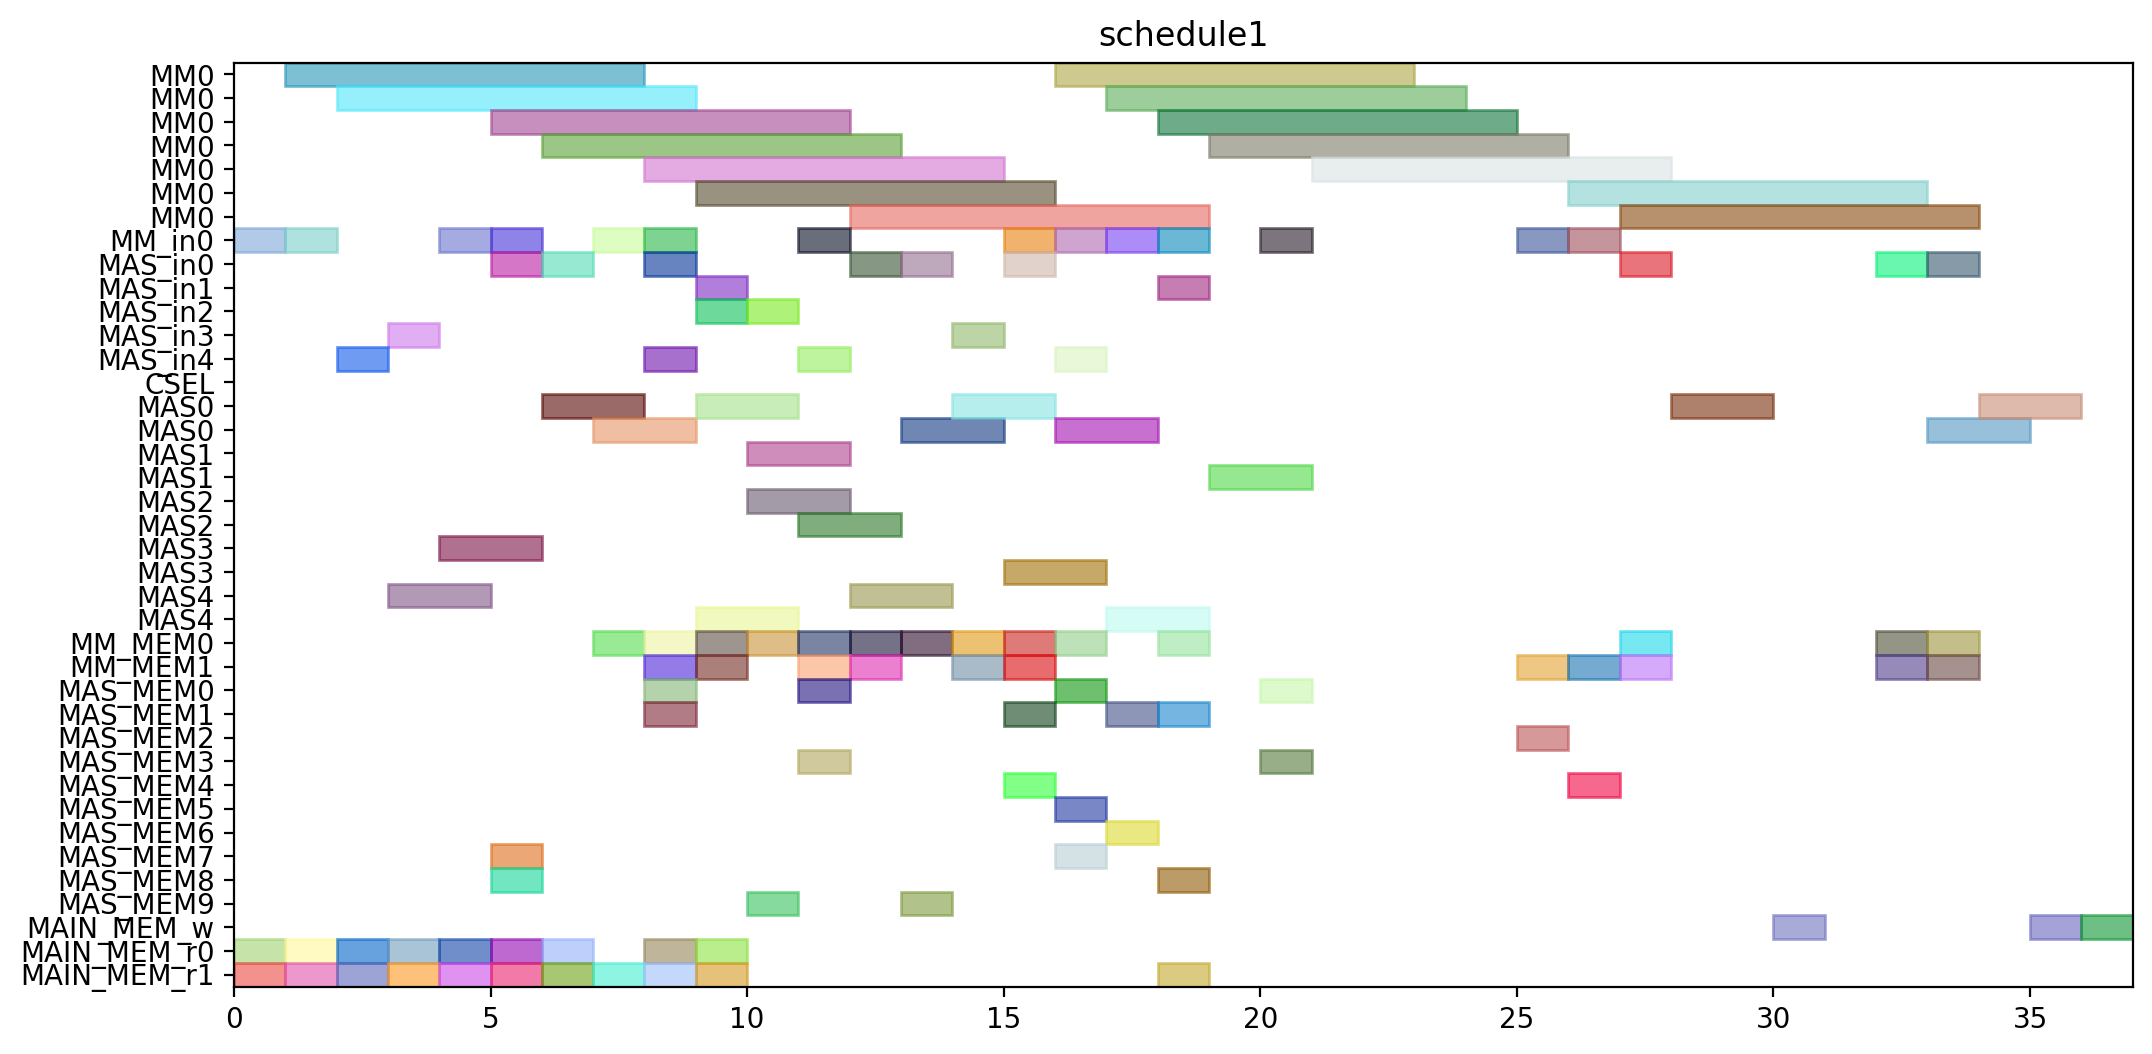

Generate this figure with Python:
from pyschedule import Scenario, solvers, plotters, alt


def solve():
	horizon = 148
	S = Scenario("schedule1", horizon=horizon)

	# resource
	MM = S.Resources('MM', num=1, size=7)
	MM_in = S.Resources('MM_in', num=1)
	MAS_in = S.Resources('MAS_in', num=5)
	CSEL = S.Resource('CSEL')
	MAS = S.Resources('MAS', num=5, size=2, periods=range(1, horizon))
	MM_MEM = S.Resources('MM_MEM', num=2)
	MAS_MEM = S.Resources('MAS_MEM', num=10)
	MAIN_MEM_w = S.Resource('MAIN_MEM_w', size=1)
	MAIN_MEM_r = S.Resources('MAIN_MEM_r', num=2)

	# result of previous scheduling
	t2_in = S.Task('t2_in', length=1, delay_cost=1)
	S += t2_in >= 0
	t2_in += MM_in[0]

	t2_mem0 = S.Task('t2_mem0', length=1, delay_cost=1)
	S += t2_mem0 >= 0
	t2_mem0 += MAIN_MEM_r[0]

	t2_mem1 = S.Task('t2_mem1', length=1, delay_cost=1)
	S += t2_mem1 >= 0
	t2_mem1 += MAIN_MEM_r[1]

	t0_in = S.Task('t0_in', length=1, delay_cost=1)
	S += t0_in >= 1
	t0_in += MM_in[0]

	t0_mem0 = S.Task('t0_mem0', length=1, delay_cost=1)
	S += t0_mem0 >= 1
	t0_mem0 += MAIN_MEM_r[0]

	t0_mem1 = S.Task('t0_mem1', length=1, delay_cost=1)
	S += t0_mem1 >= 1
	t0_mem1 += MAIN_MEM_r[1]

	t2 = S.Task('t2', length=7, delay_cost=1)
	S += t2 >= 1
	t2 += MM[0]

	t0 = S.Task('t0', length=7, delay_cost=1)
	S += t0 >= 2
	t0 += MM[0]

	t3_in = S.Task('t3_in', length=1, delay_cost=1)
	S += t3_in >= 2
	t3_in += MAS_in[4]

	t3_mem0 = S.Task('t3_mem0', length=1, delay_cost=1)
	S += t3_mem0 >= 2
	t3_mem0 += MAIN_MEM_r[0]

	t3_mem1 = S.Task('t3_mem1', length=1, delay_cost=1)
	S += t3_mem1 >= 2
	t3_mem1 += MAIN_MEM_r[1]

	t3 = S.Task('t3', length=2, delay_cost=1)
	S += t3 >= 3
	t3 += MAS[4]

	t4_in = S.Task('t4_in', length=1, delay_cost=1)
	S += t4_in >= 3
	t4_in += MAS_in[3]

	t4_mem0 = S.Task('t4_mem0', length=1, delay_cost=1)
	S += t4_mem0 >= 3
	t4_mem0 += MAIN_MEM_r[0]

	t4_mem1 = S.Task('t4_mem1', length=1, delay_cost=1)
	S += t4_mem1 >= 3
	t4_mem1 += MAIN_MEM_r[1]

	t1_in = S.Task('t1_in', length=1, delay_cost=1)
	S += t1_in >= 4
	t1_in += MM_in[0]

	t1_mem0 = S.Task('t1_mem0', length=1, delay_cost=1)
	S += t1_mem0 >= 4
	t1_mem0 += MAIN_MEM_r[0]

	t1_mem1 = S.Task('t1_mem1', length=1, delay_cost=1)
	S += t1_mem1 >= 4
	t1_mem1 += MAIN_MEM_r[1]

	t4 = S.Task('t4', length=2, delay_cost=1)
	S += t4 >= 4
	t4 += MAS[3]

	t1 = S.Task('t1', length=7, delay_cost=1)
	S += t1 >= 5
	t1 += MM[0]

	t14_in = S.Task('t14_in', length=1, delay_cost=1)
	S += t14_in >= 5
	t14_in += MAS_in[0]

	t14_mem0 = S.Task('t14_mem0', length=1, delay_cost=1)
	S += t14_mem0 >= 5
	t14_mem0 += MAIN_MEM_r[0]

	t14_mem1 = S.Task('t14_mem1', length=1, delay_cost=1)
	S += t14_mem1 >= 5
	t14_mem1 += MAIN_MEM_r[1]

	t5_in = S.Task('t5_in', length=1, delay_cost=1)
	S += t5_in >= 5
	t5_in += MM_in[0]

	t5_mem0 = S.Task('t5_mem0', length=1, delay_cost=1)
	S += t5_mem0 >= 5
	t5_mem0 += MAS_MEM[8]

	t5_mem1 = S.Task('t5_mem1', length=1, delay_cost=1)
	S += t5_mem1 >= 5
	t5_mem1 += MAS_MEM[7]

	t13_in = S.Task('t13_in', length=1, delay_cost=1)
	S += t13_in >= 6
	t13_in += MAS_in[0]

	t13_mem0 = S.Task('t13_mem0', length=1, delay_cost=1)
	S += t13_mem0 >= 6
	t13_mem0 += MAIN_MEM_r[0]

	t13_mem1 = S.Task('t13_mem1', length=1, delay_cost=1)
	S += t13_mem1 >= 6
	t13_mem1 += MAIN_MEM_r[1]

	t14 = S.Task('t14', length=2, delay_cost=1)
	S += t14 >= 6
	t14 += MAS[0]

	t5 = S.Task('t5', length=7, delay_cost=1)
	S += t5 >= 6
	t5 += MM[0]

	t13 = S.Task('t13', length=2, delay_cost=1)
	S += t13 >= 7
	t13 += MAS[0]

	t20_in = S.Task('t20_in', length=1, delay_cost=1)
	S += t20_in >= 7
	t20_in += MM_in[0]

	t20_mem0 = S.Task('t20_mem0', length=1, delay_cost=1)
	S += t20_mem0 >= 7
	t20_mem0 += MM_MEM[0]

	t20_mem1 = S.Task('t20_mem1', length=1, delay_cost=1)
	S += t20_mem1 >= 7
	t20_mem1 += MAIN_MEM_r[1]

	t15_in = S.Task('t15_in', length=1, delay_cost=1)
	S += t15_in >= 8
	t15_in += MM_in[0]

	t15_mem0 = S.Task('t15_mem0', length=1, delay_cost=1)
	S += t15_mem0 >= 8
	t15_mem0 += MAS_MEM[0]

	t15_mem1 = S.Task('t15_mem1', length=1, delay_cost=1)
	S += t15_mem1 >= 8
	t15_mem1 += MAS_MEM[1]

	t18_in = S.Task('t18_in', length=1, delay_cost=1)
	S += t18_in >= 8
	t18_in += MAS_in[4]

	t18_mem0 = S.Task('t18_mem0', length=1, delay_cost=1)
	S += t18_mem0 >= 8
	t18_mem0 += MM_MEM[0]

	t18_mem1 = S.Task('t18_mem1', length=1, delay_cost=1)
	S += t18_mem1 >= 8
	t18_mem1 += MM_MEM[1]

	t20 = S.Task('t20', length=7, delay_cost=1)
	S += t20 >= 8
	t20 += MM[0]

	t8_in = S.Task('t8_in', length=1, delay_cost=1)
	S += t8_in >= 8
	t8_in += MAS_in[0]

	t8_mem0 = S.Task('t8_mem0', length=1, delay_cost=1)
	S += t8_mem0 >= 8
	t8_mem0 += MAIN_MEM_r[0]

	t8_mem1 = S.Task('t8_mem1', length=1, delay_cost=1)
	S += t8_mem1 >= 8
	t8_mem1 += MAIN_MEM_r[1]

	t15 = S.Task('t15', length=7, delay_cost=1)
	S += t15 >= 9
	t15 += MM[0]

	t16_in = S.Task('t16_in', length=1, delay_cost=1)
	S += t16_in >= 9
	t16_in += MAS_in[2]

	t16_mem0 = S.Task('t16_mem0', length=1, delay_cost=1)
	S += t16_mem0 >= 9
	t16_mem0 += MM_MEM[0]

	t16_mem1 = S.Task('t16_mem1', length=1, delay_cost=1)
	S += t16_mem1 >= 9
	t16_mem1 += MM_MEM[1]

	t18 = S.Task('t18', length=2, delay_cost=1)
	S += t18 >= 9
	t18 += MAS[4]

	t8 = S.Task('t8', length=2, delay_cost=1)
	S += t8 >= 9
	t8 += MAS[0]

	t9_in = S.Task('t9_in', length=1, delay_cost=1)
	S += t9_in >= 9
	t9_in += MAS_in[1]

	t9_mem0 = S.Task('t9_mem0', length=1, delay_cost=1)
	S += t9_mem0 >= 9
	t9_mem0 += MAIN_MEM_r[0]

	t9_mem1 = S.Task('t9_mem1', length=1, delay_cost=1)
	S += t9_mem1 >= 9
	t9_mem1 += MAIN_MEM_r[1]

	t16 = S.Task('t16', length=2, delay_cost=1)
	S += t16 >= 10
	t16 += MAS[2]

	t19_in = S.Task('t19_in', length=1, delay_cost=1)
	S += t19_in >= 10
	t19_in += MAS_in[2]

	t19_mem0 = S.Task('t19_mem0', length=1, delay_cost=1)
	S += t19_mem0 >= 10
	t19_mem0 += MM_MEM[0]

	t19_mem1 = S.Task('t19_mem1', length=1, delay_cost=1)
	S += t19_mem1 >= 10
	t19_mem1 += MAS_MEM[9]

	t9 = S.Task('t9', length=2, delay_cost=1)
	S += t9 >= 10
	t9 += MAS[1]

	t10_in = S.Task('t10_in', length=1, delay_cost=1)
	S += t10_in >= 11
	t10_in += MM_in[0]

	t10_mem0 = S.Task('t10_mem0', length=1, delay_cost=1)
	S += t10_mem0 >= 11
	t10_mem0 += MAS_MEM[0]

	t10_mem1 = S.Task('t10_mem1', length=1, delay_cost=1)
	S += t10_mem1 >= 11
	t10_mem1 += MAS_MEM[3]

	t19 = S.Task('t19', length=2, delay_cost=1)
	S += t19 >= 11
	t19 += MAS[2]

	t6_in = S.Task('t6_in', length=1, delay_cost=1)
	S += t6_in >= 11
	t6_in += MAS_in[4]

	t6_mem0 = S.Task('t6_mem0', length=1, delay_cost=1)
	S += t6_mem0 >= 11
	t6_mem0 += MM_MEM[0]

	t6_mem1 = S.Task('t6_mem1', length=1, delay_cost=1)
	S += t6_mem1 >= 11
	t6_mem1 += MM_MEM[1]

	t10 = S.Task('t10', length=7, delay_cost=1)
	S += t10 >= 12
	t10 += MM[0]

	t11_in = S.Task('t11_in', length=1, delay_cost=1)
	S += t11_in >= 12
	t11_in += MAS_in[0]

	t11_mem0 = S.Task('t11_mem0', length=1, delay_cost=1)
	S += t11_mem0 >= 12
	t11_mem0 += MM_MEM[0]

	t11_mem1 = S.Task('t11_mem1', length=1, delay_cost=1)
	S += t11_mem1 >= 12
	t11_mem1 += MM_MEM[1]

	t6 = S.Task('t6', length=2, delay_cost=1)
	S += t6 >= 12
	t6 += MAS[4]

	t11 = S.Task('t11', length=2, delay_cost=1)
	S += t11 >= 13
	t11 += MAS[0]

	t7_in = S.Task('t7_in', length=1, delay_cost=1)
	S += t7_in >= 13
	t7_in += MAS_in[0]

	t7_mem0 = S.Task('t7_mem0', length=1, delay_cost=1)
	S += t7_mem0 >= 13
	t7_mem0 += MM_MEM[0]

	t7_mem1 = S.Task('t7_mem1', length=1, delay_cost=1)
	S += t7_mem1 >= 13
	t7_mem1 += MAS_MEM[9]

	t22_in = S.Task('t22_in', length=1, delay_cost=1)
	S += t22_in >= 14
	t22_in += MAS_in[3]

	t22_mem0 = S.Task('t22_mem0', length=1, delay_cost=1)
	S += t22_mem0 >= 14
	t22_mem0 += MM_MEM[0]

	t22_mem1 = S.Task('t22_mem1', length=1, delay_cost=1)
	S += t22_mem1 >= 14
	t22_mem1 += MM_MEM[1]

	t7 = S.Task('t7', length=2, delay_cost=1)
	S += t7 >= 14
	t7 += MAS[0]

	t21_in = S.Task('t21_in', length=1, delay_cost=1)
	S += t21_in >= 15
	t21_in += MAS_in[0]

	t21_mem0 = S.Task('t21_mem0', length=1, delay_cost=1)
	S += t21_mem0 >= 15
	t21_mem0 += MM_MEM[0]

	t21_mem1 = S.Task('t21_mem1', length=1, delay_cost=1)
	S += t21_mem1 >= 15
	t21_mem1 += MM_MEM[1]

	t22 = S.Task('t22', length=2, delay_cost=1)
	S += t22 >= 15
	t22 += MAS[3]

	t28_in = S.Task('t28_in', length=1, delay_cost=1)
	S += t28_in >= 15
	t28_in += MM_in[0]

	t28_mem0 = S.Task('t28_mem0', length=1, delay_cost=1)
	S += t28_mem0 >= 15
	t28_mem0 += MAS_MEM[4]

	t28_mem1 = S.Task('t28_mem1', length=1, delay_cost=1)
	S += t28_mem1 >= 15
	t28_mem1 += MAS_MEM[1]

	t17_in = S.Task('t17_in', length=1, delay_cost=1)
	S += t17_in >= 16
	t17_in += MAS_in[4]

	t17_mem0 = S.Task('t17_mem0', length=1, delay_cost=1)
	S += t17_mem0 >= 16
	t17_mem0 += MM_MEM[0]

	t17_mem1 = S.Task('t17_mem1', length=1, delay_cost=1)
	S += t17_mem1 >= 16
	t17_mem1 += MAS_MEM[5]

	t21 = S.Task('t21', length=2, delay_cost=1)
	S += t21 >= 16
	t21 += MAS[0]

	t25_in = S.Task('t25_in', length=1, delay_cost=1)
	S += t25_in >= 16
	t25_in += MM_in[0]

	t25_mem0 = S.Task('t25_mem0', length=1, delay_cost=1)
	S += t25_mem0 >= 16
	t25_mem0 += MAS_MEM[0]

	t25_mem1 = S.Task('t25_mem1', length=1, delay_cost=1)
	S += t25_mem1 >= 16
	t25_mem1 += MAS_MEM[7]

	t28 = S.Task('t28', length=7, delay_cost=1)
	S += t28 >= 16
	t28 += MM[0]

	t17 = S.Task('t17', length=2, delay_cost=1)
	S += t17 >= 17
	t17 += MAS[4]

	t25 = S.Task('t25', length=7, delay_cost=1)
	S += t25 >= 17
	t25 += MM[0]

	t27_in = S.Task('t27_in', length=1, delay_cost=1)
	S += t27_in >= 17
	t27_in += MM_in[0]

	t27_mem0 = S.Task('t27_mem0', length=1, delay_cost=1)
	S += t27_mem0 >= 17
	t27_mem0 += MAS_MEM[6]

	t27_mem1 = S.Task('t27_mem1', length=1, delay_cost=1)
	S += t27_mem1 >= 17
	t27_mem1 += MAS_MEM[1]

	t12_in = S.Task('t12_in', length=1, delay_cost=1)
	S += t12_in >= 18
	t12_in += MAS_in[1]

	t12_mem0 = S.Task('t12_mem0', length=1, delay_cost=1)
	S += t12_mem0 >= 18
	t12_mem0 += MM_MEM[0]

	t12_mem1 = S.Task('t12_mem1', length=1, delay_cost=1)
	S += t12_mem1 >= 18
	t12_mem1 += MAS_MEM[1]

	t23_in = S.Task('t23_in', length=1, delay_cost=1)
	S += t23_in >= 18
	t23_in += MM_in[0]

	t23_mem0 = S.Task('t23_mem0', length=1, delay_cost=1)
	S += t23_mem0 >= 18
	t23_mem0 += MAS_MEM[8]

	t23_mem1 = S.Task('t23_mem1', length=1, delay_cost=1)
	S += t23_mem1 >= 18
	t23_mem1 += MAIN_MEM_r[1]

	t27 = S.Task('t27', length=7, delay_cost=1)
	S += t27 >= 18
	t27 += MM[0]

	t12 = S.Task('t12', length=2, delay_cost=1)
	S += t12 >= 19
	t12 += MAS[1]

	t23 = S.Task('t23', length=7, delay_cost=1)
	S += t23 >= 19
	t23 += MM[0]

	t29_in = S.Task('t29_in', length=1, delay_cost=1)
	S += t29_in >= 20
	t29_in += MM_in[0]

	t29_mem0 = S.Task('t29_mem0', length=1, delay_cost=1)
	S += t29_mem0 >= 20
	t29_mem0 += MAS_MEM[0]

	t29_mem1 = S.Task('t29_mem1', length=1, delay_cost=1)
	S += t29_mem1 >= 20
	t29_mem1 += MAS_MEM[3]

	t29 = S.Task('t29', length=7, delay_cost=1)
	S += t29 >= 21
	t29 += MM[0]


	# new tasks
	t24 = S.Task('t24', length=7, delay_cost=1)
	t24 += alt(MM)
	t24_in = S.Task('t24_in', length=1, delay_cost=1)
	t24_in += alt(MM_in)
	S += t24_in*MM_in[0]<=t24*MM[0]
	t24_mem0 = S.Task('t24_mem0', length=1, delay_cost=1)
	t24_mem0 += MAS_MEM[2]
	S += 20 < t24_mem0
	S += t24_mem0 <= t24

	t24_mem1 = S.Task('t24_mem1', length=1, delay_cost=1)
	t24_mem1 += MM_MEM[1]
	S += 25 < t24_mem1
	S += t24_mem1 <= t24

	t26 = S.Task('t26', length=7, delay_cost=1)
	t26 += alt(MM)
	t26_in = S.Task('t26_in', length=1, delay_cost=1)
	t26_in += alt(MM_in)
	S += t26_in*MM_in[0]<=t26*MM[0]
	t26_mem0 = S.Task('t26_mem0', length=1, delay_cost=1)
	t26_mem0 += MAS_MEM[4]
	S += 12 < t26_mem0
	S += t26_mem0 <= t26

	t26_mem1 = S.Task('t26_mem1', length=1, delay_cost=1)
	t26_mem1 += MM_MEM[1]
	S += 25 < t26_mem1
	S += t26_mem1 <= t26

	Z_Hash1_new = S.Task('Z_Hash1_new', length=2, delay_cost=1)
	Z_Hash1_new += alt(MAS)
	Z_Hash1_new_in = S.Task('Z_Hash1_new_in', length=1, delay_cost=1)
	Z_Hash1_new_in += alt(MAS_in)
	S += Z_Hash1_new_in*MAS_in[0]<=Z_Hash1_new*MAS[0]

	S += Z_Hash1_new_in*MAS_in[1]<=Z_Hash1_new*MAS[1]

	S += Z_Hash1_new_in*MAS_in[2]<=Z_Hash1_new*MAS[2]

	S += Z_Hash1_new_in*MAS_in[3]<=Z_Hash1_new*MAS[3]

	S += Z_Hash1_new_in*MAS_in[4]<=Z_Hash1_new*MAS[4]

	S += 0<Z_Hash1_new

	Z_Hash1_new_w = S.Task('Z_Hash1_new_w', length=1, delay_cost=1)
	Z_Hash1_new_w += alt(MAIN_MEM_w)
	S += Z_Hash1_new <= Z_Hash1_new_w

	Z_Hash1_new_mem0 = S.Task('Z_Hash1_new_mem0', length=1, delay_cost=1)
	Z_Hash1_new_mem0 += MM_MEM[0]
	S += 27 < Z_Hash1_new_mem0
	S += Z_Hash1_new_mem0 <= Z_Hash1_new

	Z_Hash1_new_mem1 = S.Task('Z_Hash1_new_mem1', length=1, delay_cost=1)
	Z_Hash1_new_mem1 += MM_MEM[1]
	S += 22 < Z_Hash1_new_mem1
	S += Z_Hash1_new_mem1 <= Z_Hash1_new

	X_Hash1_new = S.Task('X_Hash1_new', length=2, delay_cost=1)
	X_Hash1_new += alt(MAS)
	X_Hash1_new_in = S.Task('X_Hash1_new_in', length=1, delay_cost=1)
	X_Hash1_new_in += alt(MAS_in)
	S += X_Hash1_new_in*MAS_in[0]<=X_Hash1_new*MAS[0]

	S += X_Hash1_new_in*MAS_in[1]<=X_Hash1_new*MAS[1]

	S += X_Hash1_new_in*MAS_in[2]<=X_Hash1_new*MAS[2]

	S += X_Hash1_new_in*MAS_in[3]<=X_Hash1_new*MAS[3]

	S += X_Hash1_new_in*MAS_in[4]<=X_Hash1_new*MAS[4]

	S += 0<X_Hash1_new

	X_Hash1_new_w = S.Task('X_Hash1_new_w', length=1, delay_cost=1)
	X_Hash1_new_w += alt(MAIN_MEM_w)
	S += X_Hash1_new <= X_Hash1_new_w

	X_Hash1_new_mem0 = S.Task('X_Hash1_new_mem0', length=1, delay_cost=1)
	X_Hash1_new_mem0 += MM_MEM[0]
	S += 23 < X_Hash1_new_mem0
	S += X_Hash1_new_mem0 <= X_Hash1_new

	X_Hash1_new_mem1 = S.Task('X_Hash1_new_mem1', length=1, delay_cost=1)
	X_Hash1_new_mem1 += alt(MM_MEM)
	S += (t24*MM[0])-1 < X_Hash1_new_mem1*MM_MEM[1]
	S += X_Hash1_new_mem1 <= X_Hash1_new

	Y_Hash1_new = S.Task('Y_Hash1_new', length=2, delay_cost=1)
	Y_Hash1_new += alt(MAS)
	Y_Hash1_new_in = S.Task('Y_Hash1_new_in', length=1, delay_cost=1)
	Y_Hash1_new_in += alt(MAS_in)
	S += Y_Hash1_new_in*MAS_in[0]<=Y_Hash1_new*MAS[0]

	S += Y_Hash1_new_in*MAS_in[1]<=Y_Hash1_new*MAS[1]

	S += Y_Hash1_new_in*MAS_in[2]<=Y_Hash1_new*MAS[2]

	S += Y_Hash1_new_in*MAS_in[3]<=Y_Hash1_new*MAS[3]

	S += Y_Hash1_new_in*MAS_in[4]<=Y_Hash1_new*MAS[4]

	S += 0<Y_Hash1_new

	Y_Hash1_new_w = S.Task('Y_Hash1_new_w', length=1, delay_cost=1)
	Y_Hash1_new_w += alt(MAIN_MEM_w)
	S += Y_Hash1_new <= Y_Hash1_new_w

	Y_Hash1_new_mem0 = S.Task('Y_Hash1_new_mem0', length=1, delay_cost=1)
	Y_Hash1_new_mem0 += MM_MEM[0]
	S += 24 < Y_Hash1_new_mem0
	S += Y_Hash1_new_mem0 <= Y_Hash1_new

	Y_Hash1_new_mem1 = S.Task('Y_Hash1_new_mem1', length=1, delay_cost=1)
	Y_Hash1_new_mem1 += alt(MM_MEM)
	S += (t26*MM[0])-1 < Y_Hash1_new_mem1*MM_MEM[1]
	S += Y_Hash1_new_mem1 <= Y_Hash1_new

	solvers.mip.solve(S,msg=1,kind='CPLEX',ratio_gap=1.01)

	solution = [['hoge']*len(S.solution()[1]) for i in range(len(S.solution()))]
	for i in range(len(S.solution())):
		for j in range(len(S.solution()[i])):
			solution[i][j]=str(S.solution()[i][j])
	print(solution)

	cycles = int(solution[-1][3])

	pic_file_name = "/mnt/rose/usr1/fukuda/ABE/multiRAM_multiMAS_16mux/scheduling_result/stage7MM1_stage2MAS5/EP_ADD_A_0/schedule1.png"
	if(S.solution() != []):
		plotters.matplotlib.plot(S,img_filename=pic_file_name, show_task_labels=False, fig_size=(cycles*0.25+3, 6))

	return solution
